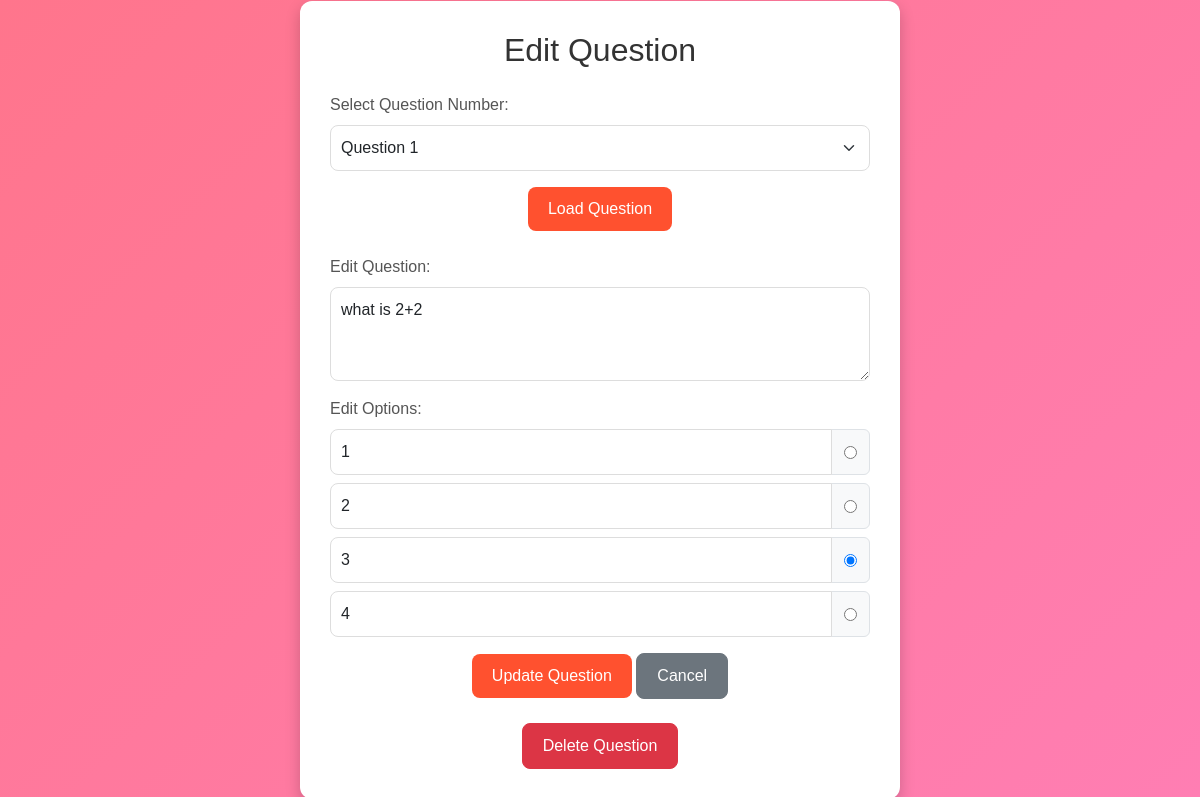
The app's page /quiz/2/edit_question with its own data.
### models.py (models this page shows)
class Questions(db.Model):
    __tablename__="questions"
    id=db.Column(db.Integer,primary_key=True,nullable=False,unique=True,autoincrement=True)
    quiz_id = db.Column(db.Integer, db.ForeignKey('quiz.id',ondelete="cascade"), nullable=False)
    question_text = db.Column(db.String(300), nullable=False)
    option_a = db.Column(db.String(100), nullable=False)
    option_b = db.Column(db.String(100), nullable=False)
    option_c = db.Column(db.String(100), nullable=False)
    option_d = db.Column(db.String(100), nullable=False)
    correct_answer = db.Column(db.String(100), nullable=False)

### app.py (the view, shortened to what this page needs)
@app.route('/quiz/<int:quiz_id>/edit_question', methods=['GET', 'POST'])
def edit_question(quiz_id):
    quiz = Quiz.query.get_or_404(quiz_id)
    selected_question = quiz.questions[0] if quiz.questions else None
    return render_template('edit_question.html', quiz=quiz, selected_question=selected_question)

### Templates/edit_question.html (shortened to what this page needs)
<!DOCTYPE html>
<html lang="en">
<head>
    <link rel="stylesheet" href="https://cdn.jsdelivr.net/npm/bootstrap@5.3.0/dist/css/bootstrap.min.css">
</head>
<body>
    <div class="container">
        <h2 class="text-center mb-4">Edit Question</h2>
        <form action="{{ url_for('edit_question', quiz_id=quiz.id) }}" method="POST" class="mb-4">
            <div class="mb-3">
                <label for="question_number" class="form-label">Select Question Number:</label>
                <select id="question_number" name="question_id" class="form-select">
                    {% if quiz.questions %}
                        {% for question in quiz.questions %}
                            <option value="{{ question.id }}" {% if selected_question and question.id == selected_question.id %}selected{% endif %}>
                                Question {{ loop.index }}
                            </option>
                        {% endfor %}
                    {% else %}
                        <option value="" disabled selected>No questions available</option>
                    {% endif %}
                </select>
            </div>
            <div class="text-center">
                <button type="submit" class="btn btn-primary">Load Question</button>
            </div>
        </form>
        {% if selected_question %}
            <form action="{{ url_for('update_question', quiz_id=quiz.id, question_id=selected_question.id) }}" method="POST" class="mb-4">
                <div class="mb-3">
                    <label for="question_text" class="form-label">Edit Question:</label>
                    <textarea id="question_text" name="question_text" class="form-control" rows="3">{{ selected_question.question_text }}</textarea>
                </div>
                <div class="mb-3">
                    <label class="form-label">Edit Options:</label>
                    <div class="input-group mb-2">
                        <input type="text" class="form-control" name="option_a" value="{{ selected_question.option_a }}" required>
                        <div class="input-group-text">
                            <input type="radio" name="correct_option" value="A" {% if selected_question.correct_answer == selected_question.option_a %}checked{% endif %} required>
                        </div>
                    </div>
                    <div class="input-group mb-2">
                        <input type="text" class="form-control" name="option_b" value="{{ selected_question.option_b }}" required>
                        <div class="input-group-text">
                            <input type="radio" name="correct_option" value="B" {% if selected_question.correct_answer == selected_question.option_b %}checked{% endif %}>
                        </div>
                    </div>
                    <div class="input-group mb-2">
                        <input type="text" class="form-control" name="option_c" value="{{ selected_question.option_c }}" required>
                        <div class="input-group-text">
                            <input type="radio" name="correct_option" value="C" {% if selected_question.correct_answer == selected_question.option_c %}checked{% endif %}>
                        </div>
                    </div>
                    <div class="input-group mb-2">
                        <input type="text" class="form-control" name="option_d" value="{{ selected_question.option_d }}" required>
                        <div class="input-group-text">
                            <input type="radio" name="correct_option" value="D" {% if selected_question.correct_answer == selected_question.option_d %}checked{% endif %}>
                        </div>
                    </div>
                </div>
                <div class="text-center">
                    <button type="submit" class="btn btn-primary">Update Question</button>
                    <a href="{{ url_for('quiz') }}" class="btn btn-secondary">Cancel</a>
                </div>
            </form>
            <form action="{{ url_for('delete_question', quiz_id=quiz.id, question_id=selected_question.id) }}" method="POST" class="text-center">
                <button type="submit" class="btn btn-danger">Delete Question</button>
            </form>
        {% else %}
            <p class="text-center">No question selected. Please select a question above.</p>
            <div class="text-center">
                <a href="{{ url_for('quiz') }}" class="btn btn-secondary">Back to Quiz</a>
            </div>
        {% endif %}
    </div>
</body>
</html>

### Templates/edit_question.html (style rules this page uses)
body { font-family: 'Poppins', sans-serif; background: linear-gradient(135deg, #ff758c, #ff7eb3); color: #333; margin: 0; padding: 0; display: flex; justify-content: center; align-items: center; height: 100vh; }
.container { max-width: 600px; background: white; padding: 30px; border-radius: 12px; box-shadow: 0px 6px 15px rgba(0, 0, 0, 0.2); }
.btn-primary { background: #ff512f; border: none; padding: 10px 20px; border-radius: 8px; transition: 0.3s; }
.btn-secondary, .btn-danger { border-radius: 8px; padding: 10px 20px; }
.form-control, .form-select { border-radius: 8px; padding: 10px; border: 1px solid #ddd; }
.form-label { font-weight: 500; color: #555; }

### records on screen
Questions: question_text "what is 2+2", option_a "1", option_b "2", option_c "3", option_c "☑", option_d "4"
